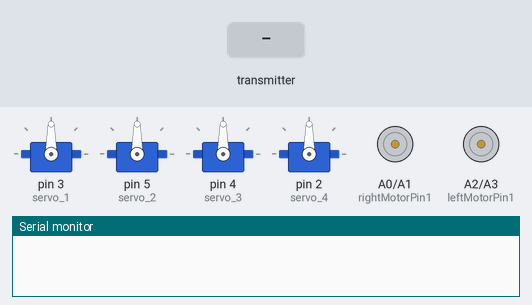
The sketch below on a simulated Arduino Uno, built with avr-gcc and run on an emulated ATmega328P. Parts: 4 × servo, motor-driver pin pairs drawn as motors (green arrow = first pin HIGH = forward, orange = second pin HIGH = backward, longer = more drive, scaled by the enable pin), the last lines printed to the serial monitor. The test bench sets the inputs (shaded band). No radio packets arrive unless stated.

Above: at 1.2 s.
1.3 s: the transmitter starts sending x1 = 0
At 1.7 s:
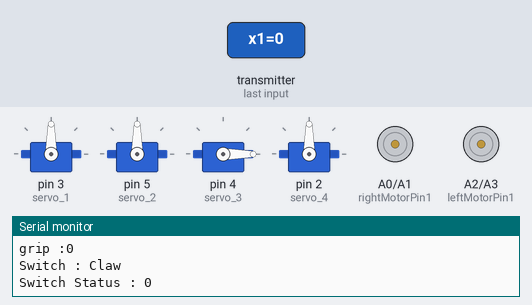
2.8 s: the transmitter starts sending s1 = 256
At 4.0 s:
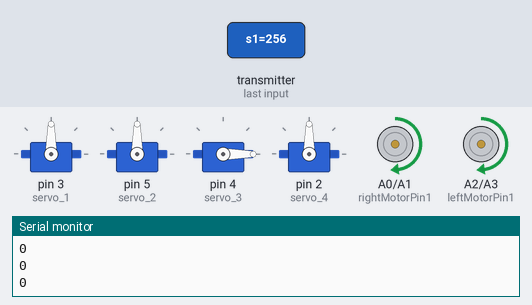
4.3 s: the transmitter starts sending xAxisValue = 128
At 5.1 s:
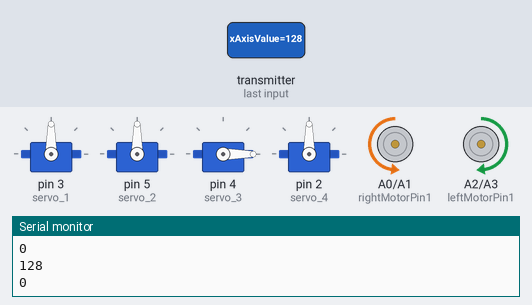
5.8 s: the transmitter starts sending yAxisValue = 255
At 6.2 s:
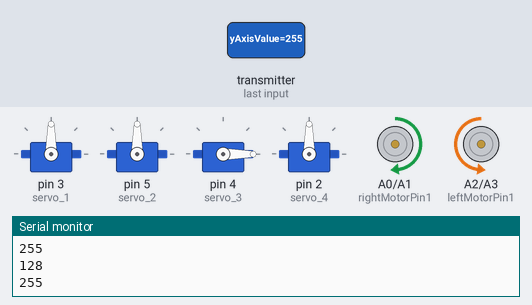
7.3 s: the transmitter starts sending xAxisValue = 255
At 8.5 s:
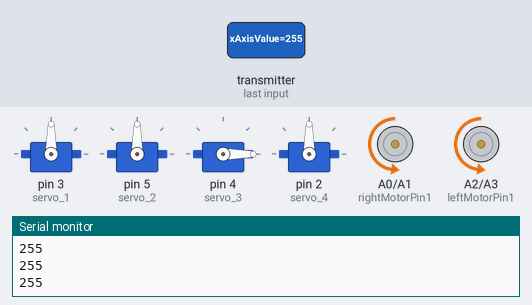
8.8 s: the transmitter starts sending xAxisValue = 0
At 9.7 s:
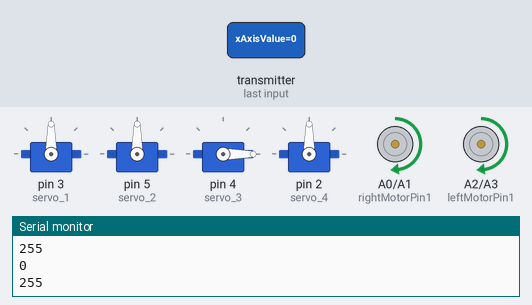
Timing chart, 0 to 11.3 s (numbered marks = the images above; inputs shaded):
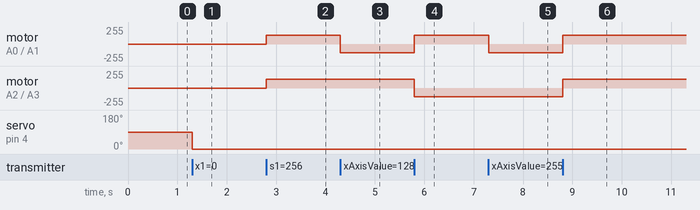

The sketch:

Reciever.ino
```cpp
  #include <SPI.h>
#include <nRF24L01.h>
#include <RF24.h>
#include<Servo.h>


#define SIGNAL_TIMEOUT 500  // This is signal timeout in milli seconds.
#define MAX_MOTOR_SPEED 130

const uint64_t pipeIn = 0xF9E8F0F0E1LL;
RF24 radio(8, 9);
unsigned long lastRecvTime = 0;

struct PacketData
{
  float x1;
  float y1;
  float z1;
  int m1;
  int s1;
  byte xAxisValue;
  byte yAxisValue;
} receiverData;

//Right motor
int enableRightMotor = 10;
int rightMotorPin1 = A0;
int rightMotorPin2 = A1;

//Left motor
int enableLeftMotor = 6;
int leftMotorPin1 = A2;
int leftMotorPin2 = A3;


Servo servo_1;
Servo servo_2;
Servo servo_3;
Servo servo_4;

float x;
float y;
float z;
int m;
int s;

int minVal = 265;
int maxVal = 402;


void setup() {

  Serial.begin(115200);

  servo_1.attach(3);   // Forward/Reverse_Motor
  servo_2.attach(5);   // Up/Down_Motor
  servo_3.attach(4);   // Gripper_Motor
  servo_4.attach(2);   // Left/Right_Motor


  pinMode(enableRightMotor, OUTPUT);
  pinMode(rightMotorPin1, OUTPUT);
  pinMode(rightMotorPin2, OUTPUT);

  pinMode(enableLeftMotor, OUTPUT);
  pinMode(leftMotorPin1, OUTPUT);
  pinMode(leftMotorPin2, OUTPUT);

  rotateMotor(0, 0);

  radio.begin();
  radio.setDataRate(RF24_250KBPS);
  radio.openReadingPipe(1, pipeIn);
  radio.startListening();

}

void loop() {


  if (radio.available())
  {
    radio.read(&receiverData, sizeof(PacketData));
    if (receiverData.s1 == 0)
    {
      Serial.print("Received: ");
      Serial.print("x: ");
      Serial.print(receiverData.x1);
      Serial.print("\t");
      Serial.print("y: ");
      Serial.print(receiverData.y1);
      Serial.print("\t");
      Serial.print("z: ");
      Serial.println(receiverData.z1);

      Serial.print("grip :");
      Serial.println(receiverData.m1);

      Serial.println("Switch : Claw");

      Serial.print("Switch Status : ");
      Serial.println(receiverData.s1);

      x = receiverData.x1;
      y = receiverData.y1;
      z = receiverData.z1;
      m = receiverData.m1;

      if (x >= 0 && x <= 30)
      {

        int mov1 = map(x, 0, 30, 90, 180);
        //int mov2 = map(x, 0, 60, 90, 180);
        //servo_2.write(mov2);
        servo_1.write(mov1);

      }

      if (x >= 30 && x <= 60)
      {

        //int mov1 = map(x, 0, 60, 90, 180);
        int mov2 = map(x, 30, 60, 90, 180);
        servo_2.write(mov2);
        //servo_1.write(mov1);

      }
      else if (x >= 300 && x <= 330)
      {
        int mov1 = map(x, 300, 330, 180, 90);
        //int mov2 = map(x, 300, 360, 0, 90);
        servo_1.write(mov1);
        //servo_2.write(mov2);
      }

      else if (x >= 330 && x <= 360)
      {
        //int mov1 = map(x, 300, 360, 180, 90);
        int mov2 = map(x, 330, 360, 0, 90);
        //servo_1.write(mov1);
        servo_2.write(mov2);
      }


      if (y >= 0 && y <= 60)
      {
        int mov3 = map(y, 0, 60, 90, 180);
        //      Serial.print("Movement in Left = ");
        //      Serial.print(mov3);
        //      Serial.println((char)176);
        servo_4.write(mov3);
      }


      else if (y >= 300 && y <= 360)
      {
        int mov3 = map(y, 300, 360, 0, 90);
        //      Serial.print("Movement in Right = ");
        //      Serial.print(mov3);
        //      Serial.println((char)176);
        servo_4.write(mov3);
      }

      servo_3.write(m);

    }
    else
    {
      int rightMotorSpeed = 0;
      int leftMotorSpeed = 0;

      if (receiverData.xAxisValue <= 85)       //Move car Forward
      {
        rotateMotor(MAX_MOTOR_SPEED, MAX_MOTOR_SPEED);
      }
      else if (receiverData.xAxisValue >= 165)   //Move car Backward
      {
        rotateMotor(-MAX_MOTOR_SPEED, -MAX_MOTOR_SPEED);
      }
      else if (receiverData.yAxisValue <= 85)  //Move car Right
      {
        rotateMotor(-MAX_MOTOR_SPEED, MAX_MOTOR_SPEED);
      }
      else if (receiverData.yAxisValue >= 165)   //Move car Left
      {
        rotateMotor(MAX_MOTOR_SPEED, -MAX_MOTOR_SPEED);
      }
      else                                      //Stop the car
      {
        rotateMotor(0, 0);
      }
      lastRecvTime = millis();

      Serial.println(receiverData.xAxisValue);
      Serial.println(receiverData.yAxisValue);
    }
  }
  else
  {

  }
}

void rotateMotor(int rightMotorSpeed, int leftMotorSpeed)
{
  if (rightMotorSpeed < 0)
  {
    digitalWrite(rightMotorPin1, LOW);
    digitalWrite(rightMotorPin2, HIGH);
  }
  else if (rightMotorSpeed > 0)
  {
    digitalWrite(rightMotorPin1, HIGH);
    digitalWrite(rightMotorPin2, LOW);
  }
  else
  {
    digitalWrite(rightMotorPin1, LOW);
    digitalWrite(rightMotorPin2, LOW);
  }

  if (leftMotorSpeed < 0)
  {
    digitalWrite(leftMotorPin1, LOW);
    digitalWrite(leftMotorPin2, HIGH);
  }
  else if (leftMotorSpeed > 0)
  {
    digitalWrite(leftMotorPin1, HIGH);
    digitalWrite(leftMotorPin2, LOW);
  }
  else
  {
    digitalWrite(leftMotorPin1, LOW);
    digitalWrite(leftMotorPin2, LOW);
  }

  analogWrite(enableRightMotor, abs(rightMotorSpeed));
  analogWrite(enableLeftMotor, abs(leftMotorSpeed));
}
```

Measured:
- after the input at 1.3 s, servo on pin 4 (servo_3): 90° → 0° at once
- after the input at 2.8 s, motor on A0 (rightMotorPin1) / A1 (rightMotorPin2), motor on A2 (leftMotorPin1) / A3 (leftMotorPin2): stopped → forward 130/255 at once
- after the input at 4.3 s, motor on A0 (rightMotorPin1) / A1 (rightMotorPin2): forward 130/255 → backward 130/255 at once
- after the input at 5.8 s, motor on A0 (rightMotorPin1) / A1 (rightMotorPin2): backward 130/255 → forward 130/255 at once; motor on A2 (leftMotorPin1) / A3 (leftMotorPin2): forward 130/255 → backward 130/255 at once
- after the input at 7.3 s, motor on A0 (rightMotorPin1) / A1 (rightMotorPin2): forward 130/255 → backward 130/255 at once
- after the input at 8.8 s, motor on A0 (rightMotorPin1) / A1 (rightMotorPin2), motor on A2 (leftMotorPin1) / A3 (leftMotorPin2): backward 130/255 → forward 130/255 at once
